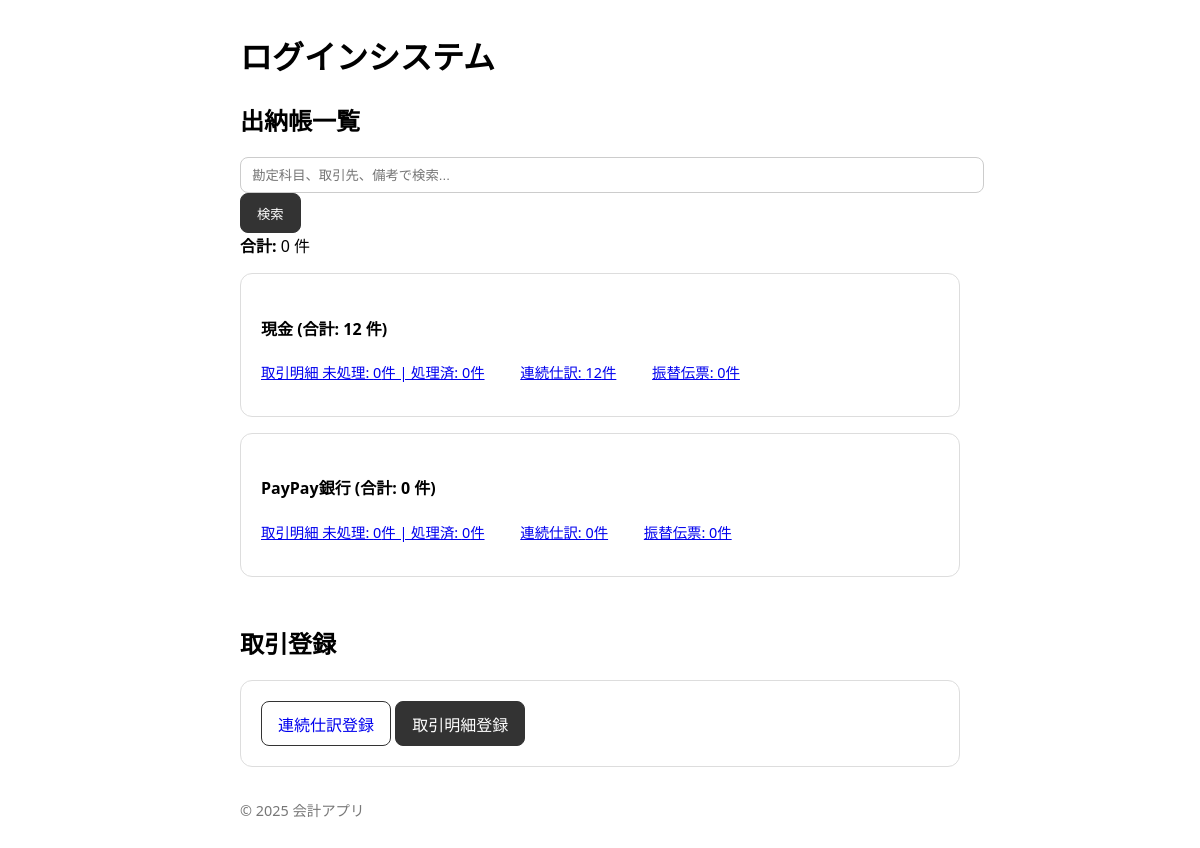
The page /accounting/cash-books on the database its author committed.
### models.py (models this page shows, shortened)
class Base(declarative_base()):
    __abstract__ = True
    pass

class Account(Base):
    __tablename__ = 'accounts'
    id = Column(Integer, primary_key=True)
    organization_id = Column(Integer, ForeignKey('organizations.id'), nullable=False)
    account_name = Column(String(255), nullable=False)
    account_type = Column(String(50), nullable=False)
    display_name = Column(String(255))
    bank_name = Column(String(255))
    branch_name = Column(String(255))
    account_number = Column(String(50))
    account_item_id = Column(Integer, ForeignKey('account_items.id'))
    memo = Column(Text)
    is_visible_in_list = Column(Boolean, default=True, nullable=False)

### blueprints/cash_books.py (the view, shortened to what this page needs)
@bp.route('/cash-books', methods=['GET'])
def cash_books_list():
    db = SessionLocal()
    try:
        accounts = db.query(Account).filter(
            Account.is_visible_in_list.is_(True)
        ).order_by(Account.id.asc()).all()
        grouped_cash_books = {}
        search_query = request.args.get('search', '', type=str)
        account_stats = {}
        for account in accounts:
            query = db.query(CashBook).filter(
                CashBook.organization_id == account.organization_id,
                CashBook.payment_account == account.account_name,
            )
            items = query.order_by(CashBook.transaction_date.desc()).all()
            grouped_cash_books[account.account_name] = items
            from sqlalchemy import func
            account_item_ids = []
            if account.account_item_id:
                account_item_ids.append(account.account_item_id)
            else:
                if account.account_name == '現金':
                    account_item_ids.append(1)  # 現金
                elif account.account_name in ['三井住友銀行', '三菱ＵＦＪ銀行']:
                    account_item_ids.append(2)  # 普通預金 など、必要に応じて調整
            batch_count = db.query(func.count(func.distinct(GeneralLedger.source_id))).filter(
                GeneralLedger.organization_id == account.organization_id,
                GeneralLedger.source_type.in_(['batch_entry', 'batch_entry_net', 'batch_entry_tax']),
                ((GeneralLedger.debit_account_item_id.in_(account_item_ids)) |
                 (GeneralLedger.credit_account_item_id.in_(account_item_ids)))
            ).scalar() or 0 if account_item_ids else 0
            transaction_ids = db.query(func.distinct(GeneralLedger.source_id)).filter(
                GeneralLedger.organization_id == account.organization_id,
                GeneralLedger.source_type == 'imported_transaction',
                ((GeneralLedger.debit_account_item_id.in_(account_item_ids)) |
                 (GeneralLedger.credit_account_item_id.in_(account_item_ids)))
            ).all() if account_item_ids else []
            transaction_ids = [t[0] for t in transaction_ids if t[0] is not None]
            transaction_unprocessed_count = db.query(func.count(ImportedTransaction.id)).filter(
                ImportedTransaction.id.in_(transaction_ids),
                ImportedTransaction.status == 0
            ).scalar() or 0 if transaction_ids else 0
            transaction_processed_count = db.query(func.count(ImportedTransaction.id)).filter(
                ImportedTransaction.id.in_(transaction_ids),
                ImportedTransaction.status == 1
            ).scalar() or 0 if transaction_ids else 0
            journal_count = db.query(func.count(func.distinct(GeneralLedger.source_id))).filter(
                GeneralLedger.organization_id == account.organization_id,
                GeneralLedger.source_type == 'journal_entry',
                ((GeneralLedger.debit_account_item_id.in_(account_item_ids)) |
                 (GeneralLedger.credit_account_item_id.in_(account_item_ids)))
            ).scalar() or 0 if account_item_ids else 0
            account_stats[account.account_name] = {
                'batch': batch_count,
                'transaction_unprocessed': transaction_unprocessed_count,
                'transaction_processed': transaction_processed_count,
                'journal': journal_count,
            }
        return render_template(
            'cash_books/list.html',
            accounts=accounts,
            grouped_cash_books=grouped_cash_books,
            account_stats=account_stats,
            search_query=search_query
        )
    finally:
        db.close()

### templates/cash_books/list.html (shortened to what this page needs)
{% extends "base.html" %}
{% block content %}
<h2>出納帳一覧</h2>
<div class="search-form">
    <form method="GET" action="{{ url_for('cash_books.cash_books_list') }}">
        <input type="text" name="search" placeholder="勘定科目、取引先、備考で検索..." value="{{ search_query }}">
        <button type="submit" class="btn btn-primary">検索</button>
    </form>
</div>
{% set total_transactions = 0 %}
{% for account_name, items in grouped_cash_books.items() %}
    {% set total_transactions = total_transactions + items|length %}
{% endfor %}
<div class="stats">
    <strong>合計:</strong> {{ total_transactions }} 件
</div>
{% for account in accounts %}
    {% if account.is_visible_in_list %}
    {% set account_items = grouped_cash_books.get(account.account_name, []) %}
    {% set stats = account_stats.get(account.account_name, {'batch': 0, 'transaction_unprocessed': 0, 'transaction_processed': 0, 'journal': 0}) %}
    {% set total_count = stats.batch + stats.transaction_unprocessed + stats.transaction_processed + stats.journal %}
    <div class="card mb-3">
        <div class="card-body">
            <h4 class="mb-2">{{ account.account_name }} (合計: {{ total_count }} 件)</h4>
            <p class="text-muted mb-0" style="font-size: 0.9rem;">
                <a href="{{ url_for('transactions.imported_transactions_list', account_item_id=account.account_item_id) }}" class="text-decoration-none">取引明細 未処理: {{ stats.transaction_unprocessed }}件 | 処理済: {{ stats.transaction_processed }}件</a>
                <a href="{{ url_for('cash_books.batch_create_cash_books_page', account_item_id=account.account_item_id) }}" class="text-decoration-none">連続仕訳: {{ stats.batch }}件</a>
                <a href="{{ url_for('journal_entries.journal_entries_list', account_item_id=account.account_item_id) }}" class="text-decoration-none">振替伝票: {{ stats.journal }}件</a>
            </p>
        </div>
    </div>
    {% endif %}
{% endfor %}
<h2 class="h4 mt-5 mb-3" style="margin-top: 3rem !important;">取引登録</h2>
<div class="card p-3">
    <a href="{{ url_for('cash_books.batch_create_cash_books_page') }}" class="btn btn-success btn-lg">連続仕訳登録</a>
    <a href="{{ url_for('transactions.imported_transactions_list') }}" class="btn btn-primary btn-lg mt-2">取引明細登録</a>
</div>
{% endblock %}

### templates/base.html (style rules this page uses)
body { font-family: system-ui,-apple-system,Segoe UI,Roboto,Helvetica,Arial,sans-serif; margin: 2rem; }
.card { border: 1px solid #ddd; border-radius: 12px; padding: 1.25rem; margin: 1rem 0; }
.btn { display: inline-block; padding: .6rem 1rem; border-radius: 8px; border: 1px solid #333; text-decoration: none; }
.btn-primary { background: #333; color: #fff; border-color: #333; }
input { width: 100%; padding: .6rem .7rem; border: 1px solid #ccc; border-radius: 8px; }

### rows shown on the page
Account: account_name "現金", total_count "12", transaction_unprocessed "0", transaction_processed "0", batch "12", journal "0"
Account: account_name "PayPay銀行", total_count "0", transaction_unprocessed "0", transaction_processed "0", batch "0", journal "0"

### other values the page prints
{{ total_transactions }} "0"
{{ 2025 }} "2025"
